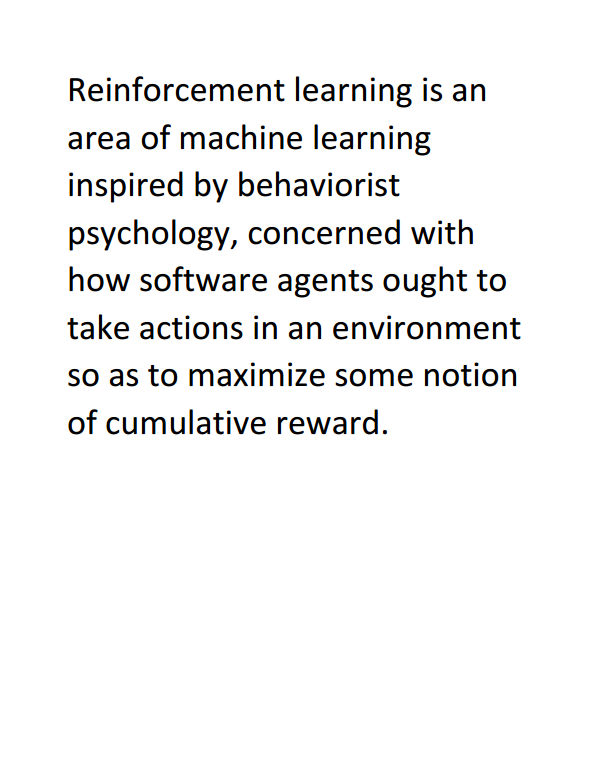
#> input picture LineProcessor/lines_processor/case-0.png, 602 x 780 px
$ python lines.py   (Python 2 division)
#> lines starting #> are read from the running program, lines starting #| are printed output that depends on the picture; after the words box and inside, x2 and y2 are one past the last pixel; in counts of white or black regions, pixels touching at a corner belong together; long printed decimals are rounded
import cv2 as cv
import matplotlib.pyplot as plt
import numpy as np
inputPathFile = "lines_processor/case-0.png"
# inputPathFile = raw_input()

image = cv.imread(inputPathFile)
#> image is the input picture: shape (780, 602, 3); mean B, G, R 243.5, 243.5, 243.5

gray = cv.cvtColor(image, cv.COLOR_BGR2GRAY)
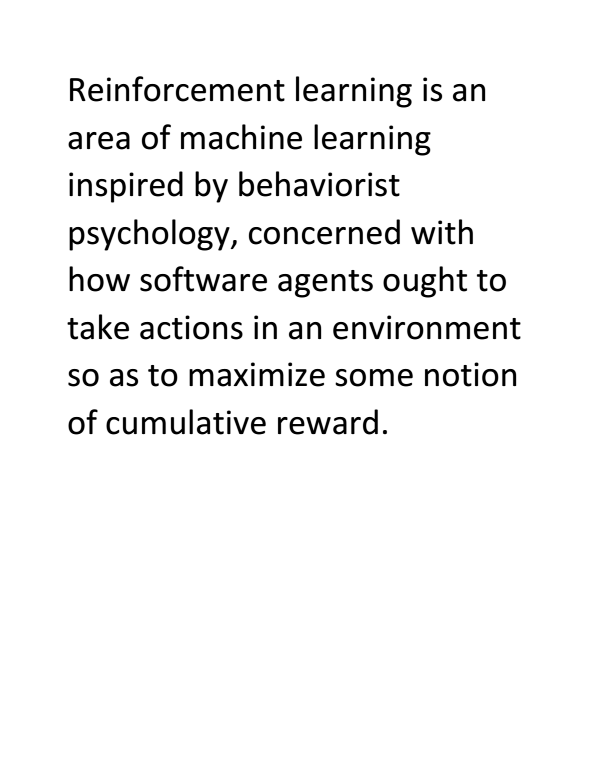
#> gray: shape (780, 602); min 0, max 255, mean 243.5
# [5 lines of commented-out code are left out]

ret, thresh = cv.threshold(gray, 0, 255, cv.THRESH_BINARY_INV+cv.THRESH_OTSU)
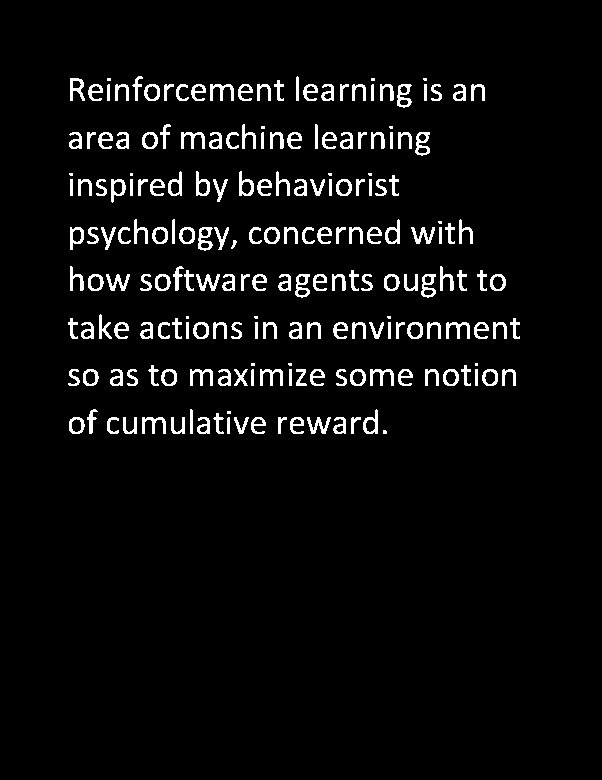
#> thresh: shape (780, 602); 4.6% white; 201 white regions (18 under 20 px), largest, box (x1, y1, x2, y2) and area: (210, 84, 234, 101) 192, (181, 132, 205, 149) 192, (370, 369, 394, 386) 192
#> ret = 139
plt.imshow(thresh)
plt.show()
print thresh.shape
#| (780, 602)

pts = np.transpose(np.nonzero(thresh))
#> pts = 21416 pairs, first value 76 to 433, second value 68 to 519
print pts.shape
#| (21416, 2)
# pts = np.ndarray(shape=(thresh.shape[0] * thresh.shape[1], 2), dtype=np.uint8)
# cv.findNonZero(thresh, pts)
box = cv.minAreaRect(pts)
#> box = ((254.5, 293.5), (451, 357), -90)
print box
#| ((254.500, 293.500), (451.000, 357.000), -90.0)

# [4 lines of commented-out code are left out]

print box
#| ((254.500, 293.500), (451.000, 357.000), -90.0)
if box[2] < 0:
#> (the run stopped early here; a loop or call above may not have finished)

$ run again, with LineProcessor/lines_processor/case-1.png copied over LineProcessor/lines_processor/case-0.png
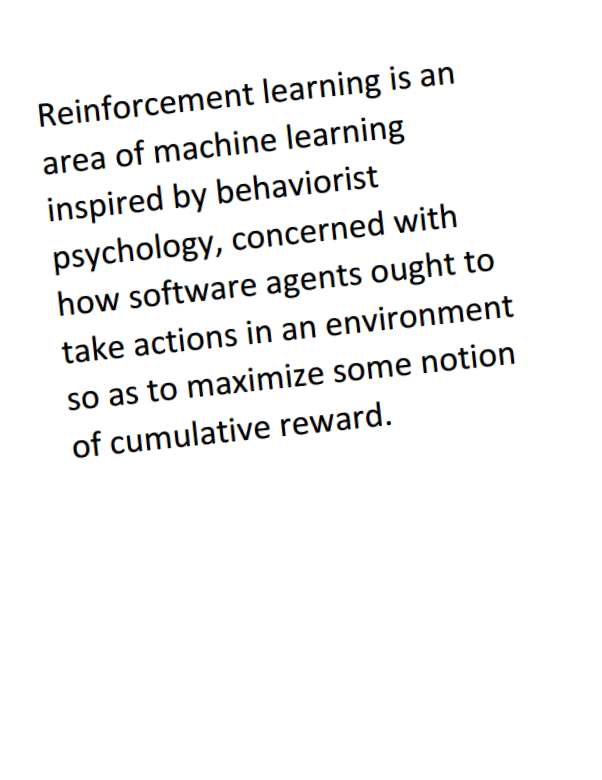
#> input picture LineProcessor/lines_processor/case-1.png, 602 x 780 px
#> image is the input picture: shape (780, 602, 3); mean B, G, R 243.5, 243.5, 243.5
#> `gray = cv.cvtColor(image, cv.COLOR_BGR2GRAY)`:
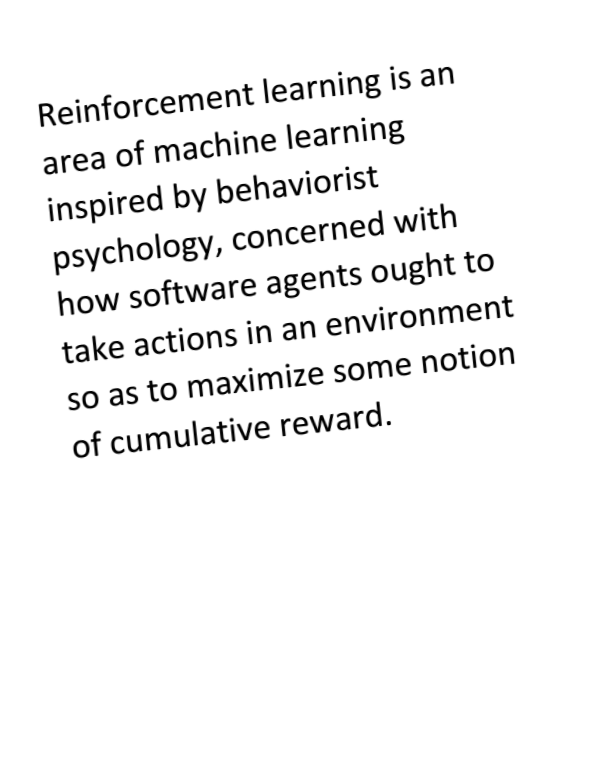
#> gray: shape (780, 602); min 0, max 255, mean 243.5
#> `ret, thresh = cv.threshold(gray, 0, 255, cv.THRESH_BINARY_INV+cv.THRES..`:
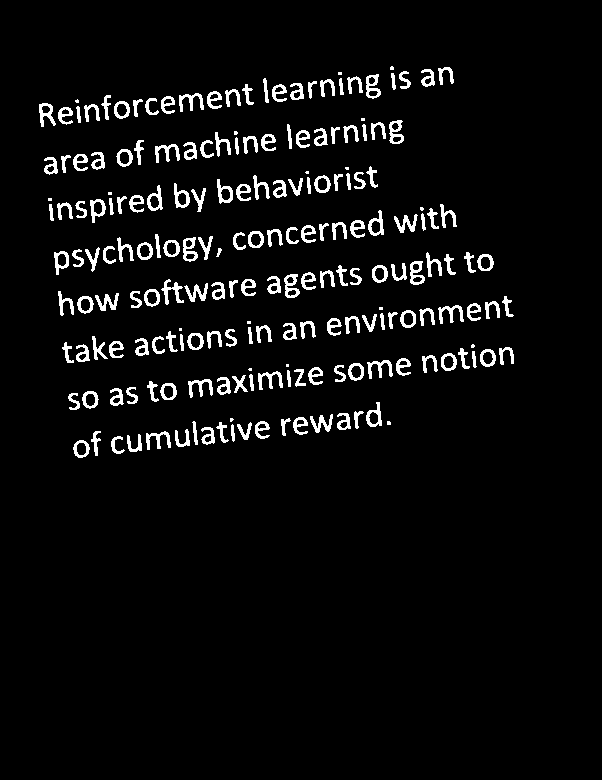
#> thresh: shape (780, 602); 4.9% white; 200 white regions (18 under 20 px), largest, box (x1, y1, x2, y2) and area: (161, 279, 184, 305) 215, (438, 305, 464, 324) 205, (367, 360, 393, 379) 205
#> ret = 149
#| (780, 602)
#> pts = 22898 pairs, first value 66 to 457, second value 39 to 513
#| (22898, 2)
#> box = ((256.4, 279.4), (451.9, 358), -83.86)
#| ((256.385, 279.418), (451.942, 358.022), -83.859)
#| ((256.385, 279.418), (451.942, 358.022), -83.859)
